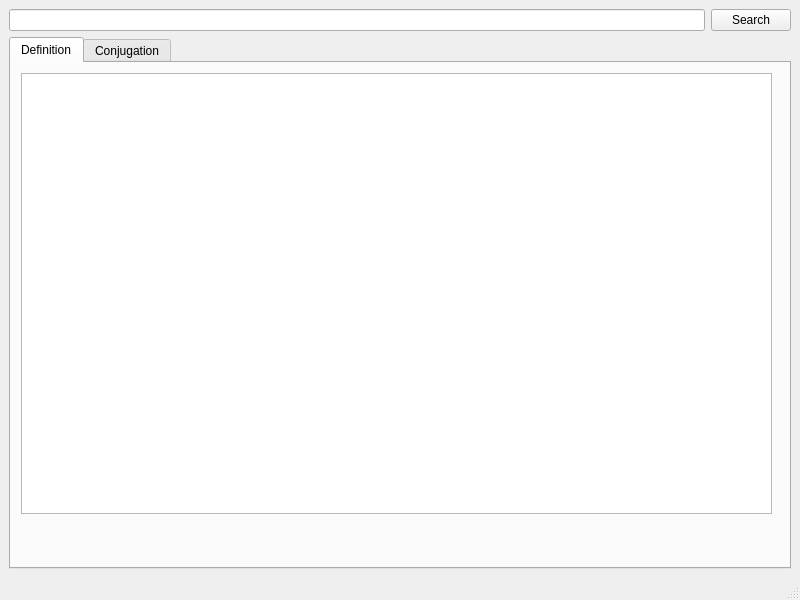
<?xml version="1.0" encoding="UTF-8"?>
<ui version="4.0">
 <class>MainWindow</class>
 <widget class="QMainWindow" name="MainWindow">
  <property name="geometry">
   <rect>
    <x>0</x>
    <y>0</y>
    <width>800</width>
    <height>600</height>
   </rect>
  </property>
  <property name="windowTitle">
   <string>HU-EN-Dict</string>
  </property>
  <widget class="QWidget" name="centralwidget">
   <layout class="QGridLayout" name="gridLayout">
    <item row="0" column="0">
     <layout class="QHBoxLayout" name="horizontalLayout">
      <item>
       <widget class="QLineEdit" name="lineEdit">
        <property name="locale">
         <locale language="Hungarian" country="Hungary"/>
        </property>
       </widget>
      </item>
      <item>
       <widget class="QPushButton" name="pushButton">
        <property name="text">
         <string>Search</string>
        </property>
       </widget>
      </item>
     </layout>
    </item>
    <item row="1" column="0">
     <widget class="QTabWidget" name="tabWidget">
      <property name="currentIndex">
       <number>0</number>
      </property>
      <widget class="QWidget" name="tab">
       <property name="accessibleName">
        <string/>
       </property>
       <attribute name="title">
        <string>Definition</string>
       </attribute>
       <widget class="QTextBrowser" name="textBrowser">
        <property name="geometry">
         <rect>
          <x>10</x>
          <y>10</y>
          <width>751</width>
          <height>441</height>
         </rect>
        </property>
       </widget>
      </widget>
      <widget class="QWidget" name="tab_2">
       <attribute name="title">
        <string>Conjugation</string>
       </attribute>
      </widget>
     </widget>
    </item>
   </layout>
  </widget>
  <widget class="QMenuBar" name="menubar">
   <property name="geometry">
    <rect>
     <x>0</x>
     <y>0</y>
     <width>800</width>
     <height>26</height>
    </rect>
   </property>
  </widget>
  <widget class="QStatusBar" name="statusbar"/>
 </widget>
 <resources/>
 <connections/>
</ui>
